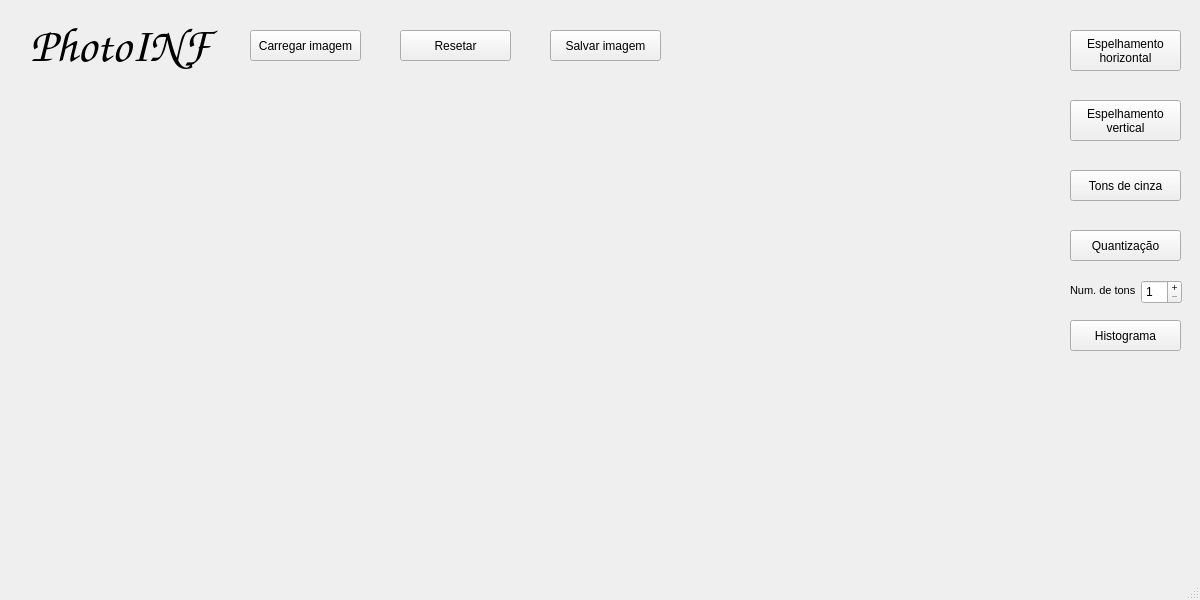
<?xml version="1.0" encoding="UTF-8"?>
<ui version="4.0">
 <class>MainWindow</class>
 <widget class="QMainWindow" name="MainWindow">
  <property name="geometry">
   <rect>
    <x>0</x>
    <y>0</y>
    <width>1200</width>
    <height>600</height>
   </rect>
  </property>
  <property name="maximumSize">
   <size>
    <width>1200</width>
    <height>600</height>
   </size>
  </property>
  <property name="windowTitle">
   <string>PhotoINF</string>
  </property>
  <property name="windowIcon">
   <iconset theme="face-devilish"/>
  </property>
  <widget class="QWidget" name="centralwidget">
   <widget class="QLabel" name="originImage">
    <property name="geometry">
     <rect>
      <x>30</x>
      <y>110</y>
      <width>390</width>
      <height>390</height>
     </rect>
    </property>
    <property name="maximumSize">
     <size>
      <width>420</width>
      <height>540</height>
     </size>
    </property>
    <property name="text">
     <string/>
    </property>
   </widget>
   <widget class="QLabel" name="targetImage">
    <property name="geometry">
     <rect>
      <x>450</x>
      <y>110</y>
      <width>390</width>
      <height>390</height>
     </rect>
    </property>
    <property name="sizePolicy">
     <sizepolicy hsizetype="Preferred" vsizetype="Preferred">
      <horstretch>0</horstretch>
      <verstretch>0</verstretch>
     </sizepolicy>
    </property>
    <property name="maximumSize">
     <size>
      <width>390</width>
      <height>390</height>
     </size>
    </property>
    <property name="text">
     <string/>
    </property>
   </widget>
   <widget class="QLabel" name="label">
    <property name="geometry">
     <rect>
      <x>30</x>
      <y>20</y>
      <width>201</width>
      <height>51</height>
     </rect>
    </property>
    <property name="font">
     <font>
      <family>Z003</family>
      <pointsize>36</pointsize>
      <italic>true</italic>
      <bold>true</bold>
     </font>
    </property>
    <property name="cursor">
     <cursorShape>OpenHandCursor</cursorShape>
    </property>
    <property name="text">
     <string>PhotoINF</string>
    </property>
   </widget>
   <widget class="QPushButton" name="loadImage">
    <property name="geometry">
     <rect>
      <x>250</x>
      <y>30</y>
      <width>111</width>
      <height>31</height>
     </rect>
    </property>
    <property name="text">
     <string>Carregar imagem</string>
    </property>
   </widget>
   <widget class="QPushButton" name="horizMirror">
    <property name="geometry">
     <rect>
      <x>1070</x>
      <y>30</y>
      <width>111</width>
      <height>41</height>
     </rect>
    </property>
    <property name="text">
     <string>Espelhamento
horizontal</string>
    </property>
   </widget>
   <widget class="QPushButton" name="vertMirror">
    <property name="geometry">
     <rect>
      <x>1070</x>
      <y>100</y>
      <width>111</width>
      <height>41</height>
     </rect>
    </property>
    <property name="text">
     <string>Espelhamento
vertical</string>
    </property>
   </widget>
   <widget class="QPushButton" name="toGreyscale">
    <property name="geometry">
     <rect>
      <x>1070</x>
      <y>170</y>
      <width>111</width>
      <height>31</height>
     </rect>
    </property>
    <property name="text">
     <string>Tons de cinza</string>
    </property>
   </widget>
   <widget class="QPushButton" name="quantizerBtn">
    <property name="geometry">
     <rect>
      <x>1070</x>
      <y>230</y>
      <width>111</width>
      <height>31</height>
     </rect>
    </property>
    <property name="text">
     <string>Quantização</string>
    </property>
   </widget>
   <widget class="QPushButton" name="reloadImage">
    <property name="geometry">
     <rect>
      <x>400</x>
      <y>30</y>
      <width>111</width>
      <height>31</height>
     </rect>
    </property>
    <property name="text">
     <string>Resetar</string>
    </property>
   </widget>
   <widget class="QLabel" name="imgDimensionsLbl">
    <property name="geometry">
     <rect>
      <x>20</x>
      <y>540</y>
      <width>301</width>
      <height>16</height>
     </rect>
    </property>
    <property name="text">
     <string/>
    </property>
   </widget>
   <widget class="QSpinBox" name="numOfShadesSpin">
    <property name="geometry">
     <rect>
      <x>1141</x>
      <y>280</y>
      <width>41</width>
      <height>24</height>
     </rect>
    </property>
    <property name="layoutDirection">
     <enum>Qt::LayoutDirection::LeftToRight</enum>
    </property>
    <property name="autoFillBackground">
     <bool>false</bool>
    </property>
    <property name="buttonSymbols">
     <enum>QAbstractSpinBox::ButtonSymbols::PlusMinus</enum>
    </property>
    <property name="minimum">
     <number>1</number>
    </property>
    <property name="maximum">
     <number>256</number>
    </property>
    <property name="singleStep">
     <number>1</number>
    </property>
    <property name="stepType">
     <enum>QAbstractSpinBox::StepType::AdaptiveDecimalStepType</enum>
    </property>
    <property name="displayIntegerBase">
     <number>10</number>
    </property>
   </widget>
   <widget class="QLabel" name="label_2">
    <property name="geometry">
     <rect>
      <x>1070</x>
      <y>280</y>
      <width>71</width>
      <height>20</height>
     </rect>
    </property>
    <property name="font">
     <font>
      <pointsize>8</pointsize>
     </font>
    </property>
    <property name="text">
     <string>Num. de tons</string>
    </property>
   </widget>
   <widget class="QPushButton" name="saveImage">
    <property name="geometry">
     <rect>
      <x>550</x>
      <y>30</y>
      <width>111</width>
      <height>31</height>
     </rect>
    </property>
    <property name="text">
     <string>Salvar imagem</string>
    </property>
   </widget>
   <widget class="QWidget" name="verticalLayoutWidget">
    <property name="geometry">
     <rect>
      <x>980</x>
      <y>440</y>
      <width>201</width>
      <height>131</height>
     </rect>
    </property>
    <layout class="QVBoxLayout" name="verticalLayout">
     <property name="sizeConstraint">
      <enum>QLayout::SizeConstraint::SetDefaultConstraint</enum>
     </property>
    </layout>
   </widget>
   <widget class="QPushButton" name="histogramBtn">
    <property name="geometry">
     <rect>
      <x>1070</x>
      <y>320</y>
      <width>111</width>
      <height>31</height>
     </rect>
    </property>
    <property name="text">
     <string>Histograma</string>
    </property>
   </widget>
  </widget>
  <widget class="QStatusBar" name="statusbar"/>
  <action name="actionasd">
   <property name="text">
    <string>asd</string>
   </property>
  </action>
  <action name="actionCarregar_imagem">
   <property name="text">
    <string>Carregar imagem</string>
   </property>
  </action>
  <action name="actionSalvar_imagem">
   <property name="checkable">
    <bool>false</bool>
   </property>
   <property name="text">
    <string>Salvar imagem</string>
   </property>
  </action>
 </widget>
 <resources/>
 <connections/>
</ui>
